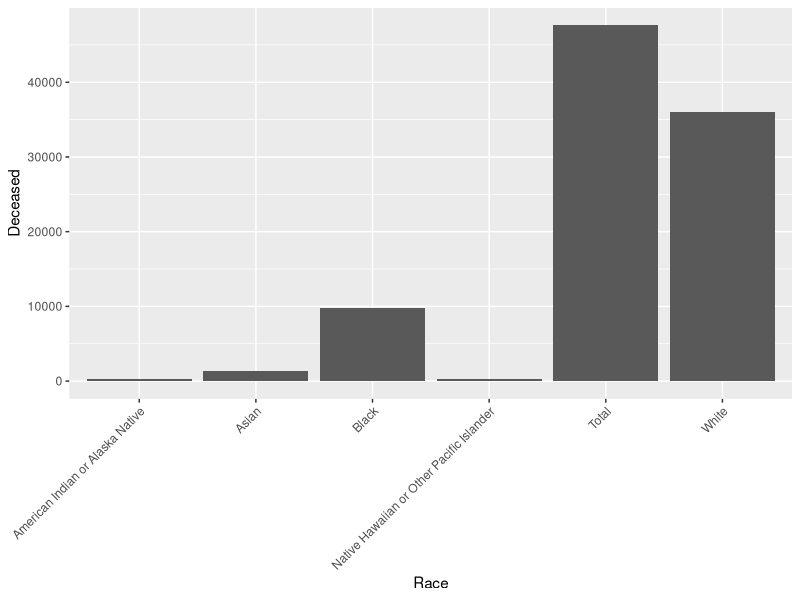

The R script that drew this image:
## ---- chunk 1
library(tidyverse)
## ---- chunk 2
finaldata <- read_csv("finaldata4.csv")
## ---- chunk 3
finaldata
## ---- chunk 4
finaldata |>
  ggplot(aes(x = Race, y = Deceased)) +
  geom_bar(stat = "identity") +
  theme(axis.text.x = element_text(angle = 45, hjust = 1))
